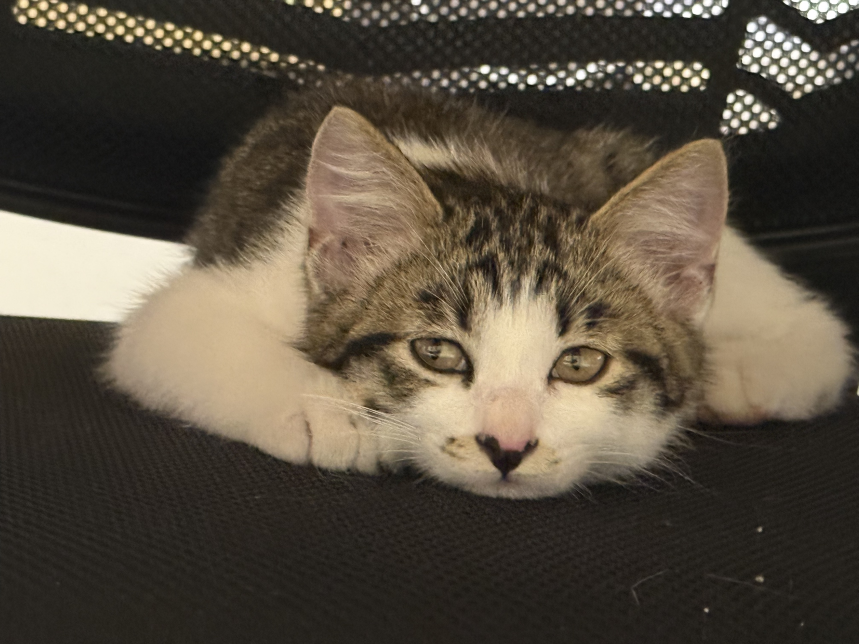
#> input picture meow-pro/src/photos/p1_loaf.jpg, 2576 x 1932 px (shown at 1/3 size); its folder holds 3 pictures in this run
$ python prepare_assets.py
#> lines starting #> are read from the running program, lines starting #| are printed output that depends on the picture
"""Prepare every image asset the keynote page needs.

Inputs : src/photos/*.jpg (the three original photos)
         src/masks/*_mask.png (BiRefNet alpha mattes, see tools/segment.py)
Outputs: web/assets/*  (graded photos, cutouts, super-resolved macro crops)
         web/assets/palette.json

Super resolution uses Real-ESRGAN (realesr-general-x4v3) converted to ONNX by
tools/esrgan_onnx.py; set MODELS_DIR to the folder holding realesr-x4v3.onnx.
"""
import json, os, sys
import numpy as np
from PIL import Image, ImageFilter

ROOT = os.path.dirname(os.path.dirname(os.path.abspath(__file__)))
SRC = os.path.join(ROOT, 'src')
OUT = os.path.join(ROOT, 'web', 'assets')
MODELS = os.environ.get('MODELS_DIR', os.path.join(ROOT, 'build', 'models'))
os.makedirs(OUT, exist_ok=True)

# ---------------------------------------------------------------- helpers
def load(name):
    """Load a photo and convert it from its embedded profile (iPhone: Display P3) to sRGB."""
#> called with name = 'p1_loaf'
    im = Image.open(os.path.join(SRC, 'photos', name + '.jpg'))
#> im is the input picture: PIL image 2576x1932 RGB; mean R, G, B 87.7, 78.3, 64.3
    icc = im.info.get('icc_profile')
    im = im.convert('RGB')
    if icc:
        from io import BytesIO
        from PIL import ImageCms
        src = ImageCms.ImageCmsProfile(BytesIO(icc))
        dst = ImageCms.createProfile('sRGB')
        im = ImageCms.profileToProfile(im, src, dst, renderingIntent=ImageCms.Intent.RELATIVE_COLORIMETRIC, outputMode='RGB')
#> call 2 of load, with name = 'p2_keyboard'
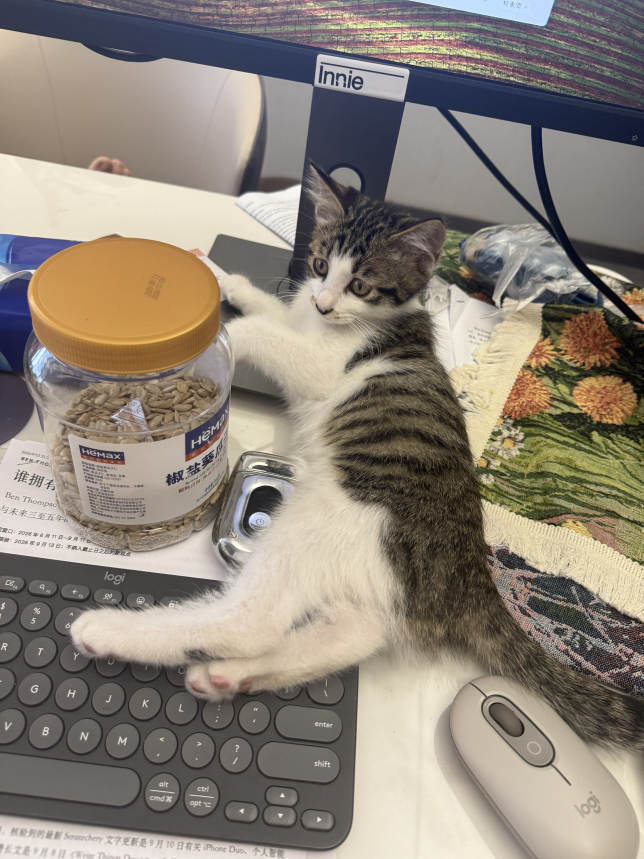
#> input picture meow-pro/src/photos/p2_keyboard.jpg, 1932 x 2576 px (shown at 1/3 size)
#> in load, im is the input picture: PIL image 1932x2576 RGB; mean R, G, B 140.9, 131.8, 120.6
#> call 3 of load, with name = 'p3_lookback'
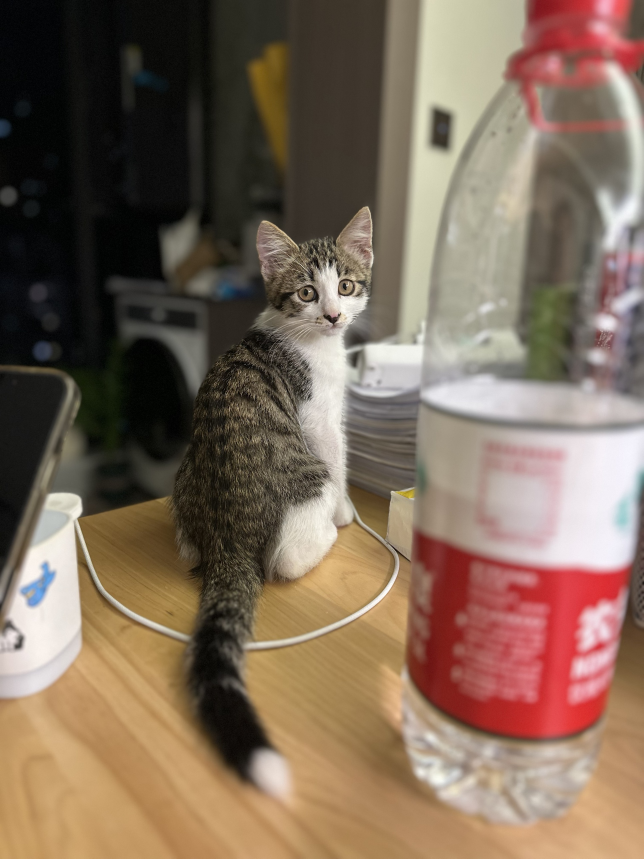
#> input picture meow-pro/src/photos/p3_lookback.jpg, 1932 x 2576 px (shown at 1/3 size)
#> in load, im is the input picture: PIL image 1932x2576 RGB; mean R, G, B 127.1, 106.8, 89.8
    return im

def mask(name):
#> (the run stopped early here; a loop or call above may not have finished)
